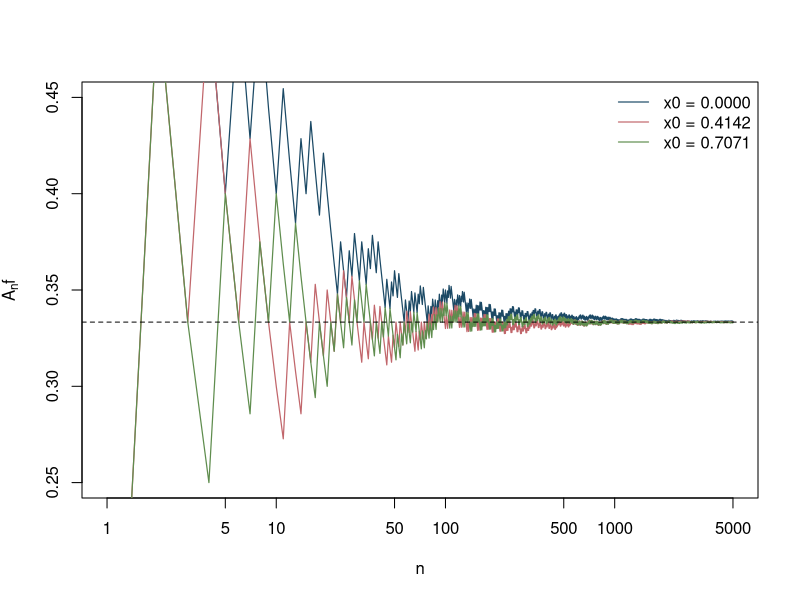

Reproduce this figure in R.
## ---- chunk 1
#| label: fig-rotacao
#| fig-cap: "Médias de Birkhoff de $f = \\ind_{[0,1/3)}$ sob a rotação irracional, para três órbitas distintas. A linha tracejada é $1/3$."

alpha <- (sqrt(5) - 1) / 2
n     <- 5000
orbita <- function(x0, n) (x0 + alpha * (0:(n - 1))) %% 1
medias <- function(x0, n) cumsum(orbita(x0, n) < 1/3) / seq_len(n)

x0s <- c(0, 0.4142136, 0.7071068)
M   <- sapply(x0s, medias, n = n)

matplot(seq_len(n), M, type = "l", lty = 1, lwd = 1.2,
        col = c("#1b4965", "#c1666b", "#5f8d4e"),
        xlab = "n", ylab = expression(A[n]*f), ylim = c(0.25, 0.45), log = "x")
abline(h = 1/3, lty = 2)
legend("topright", legend = sprintf("x0 = %.4f", x0s), lty = 1, lwd = 1.2,
       col = c("#1b4965", "#c1666b", "#5f8d4e"), bty = "n")
## ---- chunk 2
erro <- abs(sapply(c(10, 100, 1000, 5000), function(k) medias(0, k)[k]) - 1/3)
data.frame(n = c(10, 100, 1000, 5000), erro = signif(erro, 3))
## ---- chunk 3
x <- 0.1234567890123
for (k in 1:60) x <- (2 * x) %% 1
x
